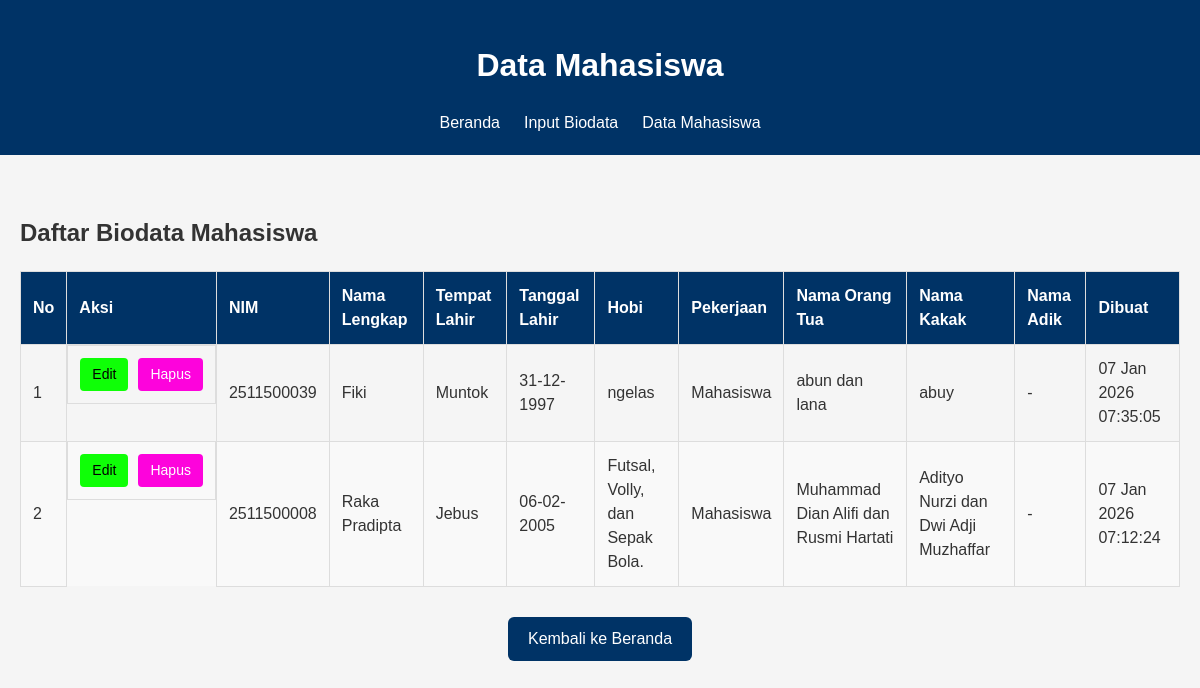
Screenshot of /pertemuan-15/read_identitas_mahasiswa.php with the database file from the repository.
### tables this page shows
CREATE TABLE `tbl_identitas_mahasiswa` (
  `cmid` int(11) NOT NULL,
  `cnim` varchar(20) NOT NULL,
  `cnama` varchar(100) NOT NULL,
  `ctempat_lahir` varchar(50) NOT NULL,
  `ctanggal_lahir` date NOT NULL,
  `chobi` varchar(100) NOT NULL,
  `cpasangan` varchar(50) DEFAULT NULL,
  `cpekerjaan` varchar(50) DEFAULT NULL,
  `cnama_ortu` varchar(100) NOT NULL,
  `cnama_kakak` varchar(100) DEFAULT NULL,
  `cnama_adik` varchar(100) DEFAULT NULL,
  `dcreated_at` timestamp NULL DEFAULT CURRENT_TIMESTAMP,
  `dupdated_at` timestamp NULL DEFAULT CURRENT_TIMESTAMP ON UPDATE CURRENT_TIMESTAMP
);

### pertemuan-15/fungsi.php (called while the page is built, shortened)
<?php
function formatTanggal($tgl)
{
  return date("d M Y H:i:s", strtotime($tgl));
}

### pertemuan-15/read_identitas_mahasiswa.php (the view, shortened to what this page needs)
<?php
require 'koneksi.php';
$sql = "SELECT * FROM tbl_identitas_mahasiswa ORDER BY cmid DESC";
$q = mysqli_query($conn, $sql);
?>
<!DOCTYPE html>
<html lang="id">
<head>
    <link rel="stylesheet" href="style.css">
</head>
<body>
    <header>
        <h1>Data Mahasiswa</h1>
        <nav>
            <ul>
                <li><a href="index.php">Beranda</a></li>
                <li><a href="index.php#biodata">Input Biodata</a></li>
                <li><a href="#data">Data Mahasiswa</a></li>
            </ul>
        </nav>
    </header>
    <main class="data-mahasiswa">
        <h2>Daftar Biodata Mahasiswa</h2>
        <?php if (mysqli_num_rows($q) > 0): ?>
            <table>
                <thead>
                    <tr>
                        <th>No</th>
                        <th>Aksi</th>
                        <th>NIM</th>
                        <th>Nama Lengkap</th>
                        <th>Tempat Lahir</th>
                        <th>Tanggal Lahir</th>
                        <th>Hobi</th>
                        <th>Pekerjaan</th>
                        <th>Nama Orang Tua</th>
                        <th>Nama Kakak</th>
                        <th>Nama Adik</th>
                        <th>Dibuat</th>
                    </tr>
                </thead>
                <tbody>
                    <?php $i = 1; ?>
                    <?php while ($row = mysqli_fetch_assoc($q)): ?>
                        <tr>
                            <td><?= $i++; ?></td>
                            <td class="aksi-btn">
                                <a href="edit_identitas_mahasiswa.php?cmid=<?= (int)$row['cmid']; ?>" class="btn-edit">Edit</a>
                                <a href="delete_identitas_mahasiswa.php?cmid=<?= (int)$row['cmid']; ?>"
                                   class="btn-hapus"
                                   onclick="return confirm('Hapus data <?= htmlspecialchars($row['cnama']); ?> (NIM: <?= htmlspecialchars($row['cnim']); ?>)?')">
                                    Hapus
                                </a>
                            </td>
                            <td><?= htmlspecialchars($row['cnim']); ?></td>
                            <td><?= htmlspecialchars($row['cnama']); ?></td>
                            <td><?= htmlspecialchars($row['ctempat_lahir']); ?></td>
                            <td><?= date('d-m-Y', strtotime($row['ctanggal_lahir'])); ?></td>
                            <td><?= htmlspecialchars($row['chobi']); ?></td>
                            <td><?= htmlspecialchars($row['cpekerjaan'] ?? '-'); ?></td>
                            <td><?= htmlspecialchars($row['cnama_ortu']); ?></td>
                            <td><?= htmlspecialchars($row['cnama_kakak']); ?></td>
                            <td><?= htmlspecialchars($row['cnama_adik']); ?></td>
                            <td><?= formatTanggal($row['dcreated_at']); ?></td>
                        </tr>
                    <?php endwhile; ?>
                </tbody>
            </table>
        <?php endif; ?>
        <div style="margin-top: 30px; text-align: center;">
            <a href="index.php" style="background-color: #003366; color: white; padding: 10px 20px;
               border-radius: 6px; text-decoration: none; display: inline-block;">
                Kembali ke Beranda
            </a>
        </div>
    </main>
</body>
</html>

### pertemuan-15/style.css (style rules this page uses)
* { box-sizing: border-box; }
body { margin: 0; font-family: Arial, sans-serif; background: #f5f5f5; color: #333; line-height: 1.5; }
header { background: #003366; color: #fff; padding: 20px; text-align: center; }
header ul { display: flex; justify-content: center; list-style: none; padding: 0; margin: 10px 0 0; }
header li a { color: #fff; text-decoration: none; padding: 6px 12px; }

### pertemuan-15/read_identitas_mahasiswa.php (style rules this page uses)
.data-mahasiswa { margin: 20px auto; max-width: 1200px; padding: 20px; }
.data-mahasiswa table { width: 100%; border-collapse: collapse; margin-top: 20px; }
.data-mahasiswa th, .data-mahasiswa td { border: 1px solid #ddd; padding: 12px; text-align: left; }
.data-mahasiswa th { background-color: #003366; color: white; font-weight: bold; }
.data-mahasiswa tr:nth-child(even) { background-color: #f9f9f9; }
.aksi-btn { display: flex; gap: 10px; }
.btn-edit { background-color: #0fff07ff; color: #000; padding: 6px 12px; border-radius: 4px; text-decoration: none; font-size: 14px; }
.btn-hapus { background-color: #fd03dcff; color: white; padding: 6px 12px; border-radius: 4px; text-decoration: none; font-size: 14px; }

### rows the page displays
tbl_identitas_mahasiswa: cnim "2511500039", cnama "Fiki", ctempat_lahir "Muntok", ctanggal_lahir "31-12-1997", chobi "ngelas", cpekerjaan "Mahasiswa", cnama_ortu "abun dan lana", cnama_kakak "abuy", cnama_adik "-", dcreated_at "07 Jan 2026 07:35:05"
tbl_identitas_mahasiswa: cnim "2511500008", cnama "Raka Pradipta", ctempat_lahir "Jebus", ctanggal_lahir "06-02-2005", chobi "Futsal, Volly, dan Sepak Bola.", cpekerjaan "Mahasiswa", cnama_ortu "Muhammad Dian Alifi dan Rusmi Hartati", cnama_kakak "Adityo Nurzi dan Dwi Adji Muzhaffar", cnama_adik "-", dcreated_at "07 Jan 2026 07:12:24"
